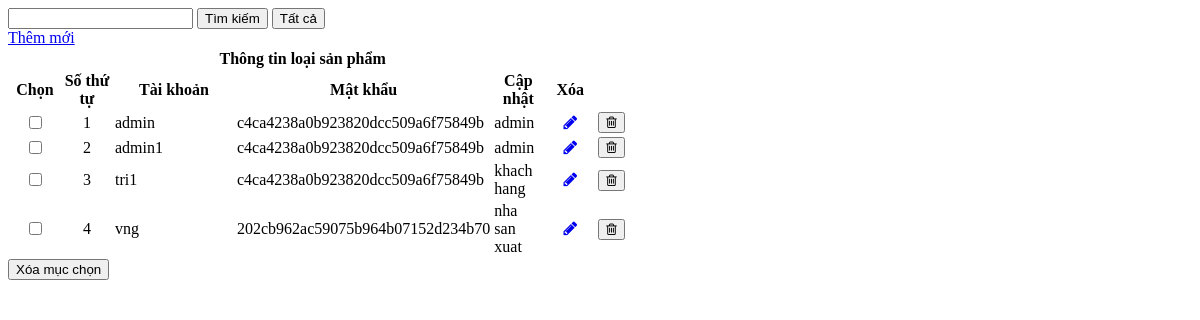
The page /page/quanlytk.php on the database its author committed.
### tables this page shows
CREATE TABLE `taikhoan` (
  `tk_id` int(11) NOT NULL,
  `tk_taikhoan` varchar(100) NOT NULL,
  `tk_matkhau` varchar(100) NOT NULL,
  `tk_loaitaikhoan` varchar(30) NOT NULL
);

### page/quanlytk.php (the view, shortened to what this page needs)
<!DOCTYPE html>
<html lang="en">
<head>
    <link rel="stylesheet" href="fonts/font-awesome-4.7.0/css/font-awesome.min.css">
    <link rel="stylesheet" href="https://cdnjs.cloudflare.com/ajax/libs/font-awesome/4.7.0/css/font-awesome.min.css">
</head>
<body>
    <form action="" method="post">
        <?php
        include_once('database_connection.php');
        $Thongtin = mysqli_query($cn, "SELECT * FROM taikhoan");
        ?>
        <section>
            <div class="container-fluid">
                <div class="timkiem">
                    <input type="text" name="timkiem">
                    <button type="submit" class=" ">Tìm kiếm</button>
                    <button type="submit" name="tatca" class="">Tất cả</button>
                </div>
            </div>
            <div class="themsanpham">
                <a href="dangky.php"><i class="" aria-hidden="true"></i>Thêm mới</a>
            </div>
            <table class="table table-bordered">
                <colgroup>
                    <col width="50" span="1">
                    <col width="50" span="1">
                    <col width="120" span="1">
                    <col width="120" span="1">
                    <col width="50" span="2">
                </colgroup>
                <tr class="table-danger">
                    <th colspan="6">Thông tin loại sản phẩm</th>
                </tr>
                <tr class="table-info">
                    <th>Chọn</th>
                    <th>Số thứ tự</th>
                    <th>Tài khoản</th>
                    <th>Mật khẩu</th>
                    <th>Cập nhật</th>
                    <th>Xóa</th>
                </tr>
                <?php
                $STT = 1;
                while ($cot = mysqli_fetch_array($Thongtin, MYSQLI_ASSOC)) {
                ?>
                    <tr class="table-info">
                        <td align="center"><input type="checkbox" name="checkbox[]" value="<?php echo $cot['tk_id']; ?>"></td>
                        <td align="center"><?php echo $STT ?></td>
                        <td><?php echo $cot['tk_taikhoan'] ?> </td>
                        <td><?php echo md5($cot['tk_matkhau']) ?> </td>
                        <td><?php echo $cot['tk_loaitaikhoan'] ?> </td>
                        <td align="center"><a href="Loaisp_capnhat.php?id=<?php echo $cot['tk_id']; ?>"><i class="fa fa-pencil" aria-hidden="true"></i></a></td>
                        <td align="center"><button type="button" onclick="deletetk('<?php echo $cot['tk_id']; ?>');" class="btn-trash"><i class="fa fa-trash-o" aria-hidden="true"></i></button></td>
                    </tr>
                <?php
                    $STT++;
                }
                ?>
            </table>
            <div class="xoamucchon">
                <button type="button" onclick="deletenhieu('<?php echo $cot['tk_id']; ?>');" name="xoacheckbox" class="btn btn-css ">Xóa mục chọn</button>
            </div>
        </section>
    </form>
</body>
</html>

### rows shown on the page
taikhoan: tk_taikhoan "admin", tk_matkhau "c4ca4238a0b923820dcc509a6f75849b", tk_loaitaikhoan "admin"
taikhoan: tk_taikhoan "admin1", tk_matkhau "c4ca4238a0b923820dcc509a6f75849b", tk_loaitaikhoan "admin"
taikhoan: tk_taikhoan "tri1", tk_matkhau "c4ca4238a0b923820dcc509a6f75849b", tk_loaitaikhoan "khach hang"
taikhoan: tk_taikhoan "vng", tk_matkhau "202cb962ac59075b964b07152d234b70", tk_loaitaikhoan "nha san xuat"
